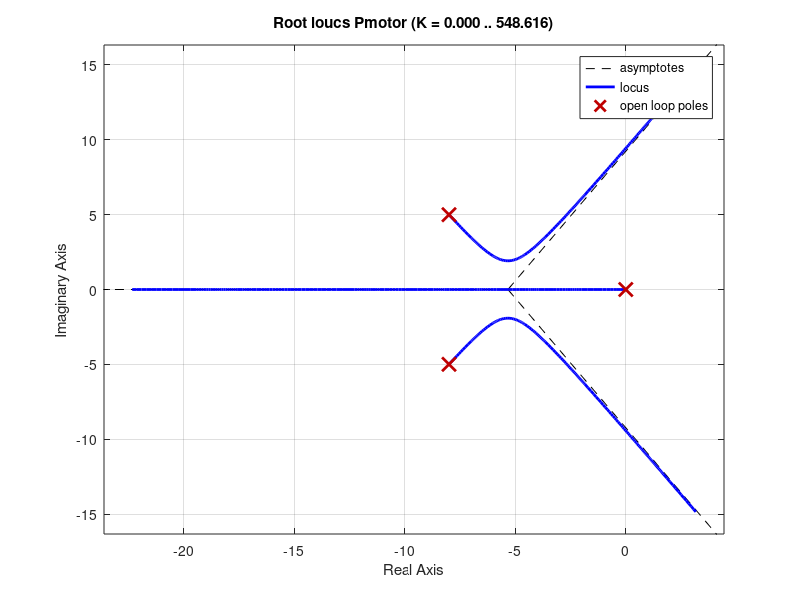
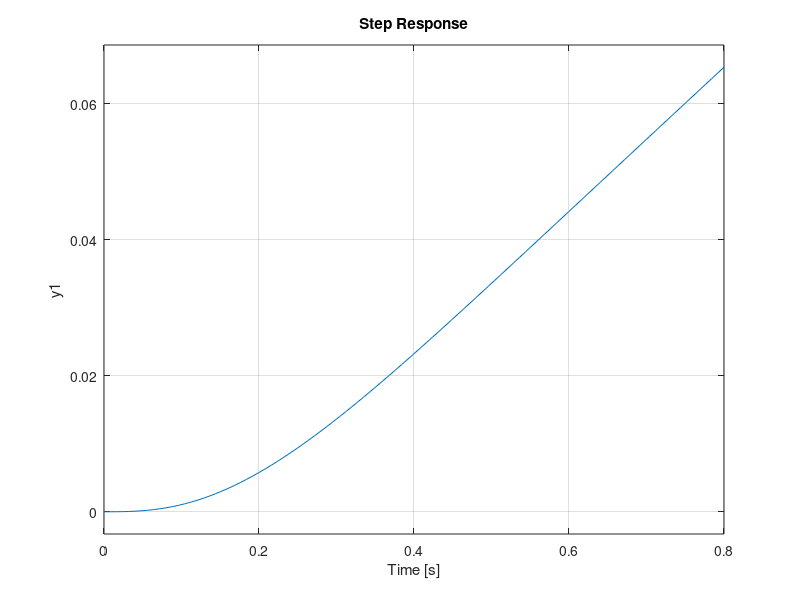

The MATLAB source for these figures, in order: (Note: this script raises an error after producing the figures.)
s=tf('s');  
J = 16;
b = 1;
R = 1-(1/16)^2;  %0.99609
L = 1/16;
Kt = sqrt(89-R);  %9.3810
t=(0:0.1:3);
s = tf('s');
Pmotor = Kt/(s*((J*s+b)*(L*s+R)+Kt^2)) ; %posición/tensión de alimentación.

roots(Pmotor.den{1});
pzmap(Pmotor);
rlocus(Pmotor);

figure;
step(Pmotor);
allmargin(Pmotor)
Kcr=151.795547
V=Kcr*Pmotor/(1+Kcr*Pmotor);
step(V)
Pcr=2.05-1.38 %datos sacados gráficamente
Kp=.6*Kcr
Ti=.5*Pcr;
Td=.125*Pcr;
Ki=Kp/Ti
Kd=Td*Kp
K=Kp+Ki/s+Kd*s;
VV=K*Pmotor/(1+K*Pmotor);
step(VV,'m',tf([1],[1]),'b');
Kp2=90;
Ki2=270;
Kd2=13;
K2=Kp2+Ki2/s+Kd2*s;
VV2=K2*Pmotor/(1+K2*Pmotor);
step(VV2,'m',tf([1],[1]),'b');